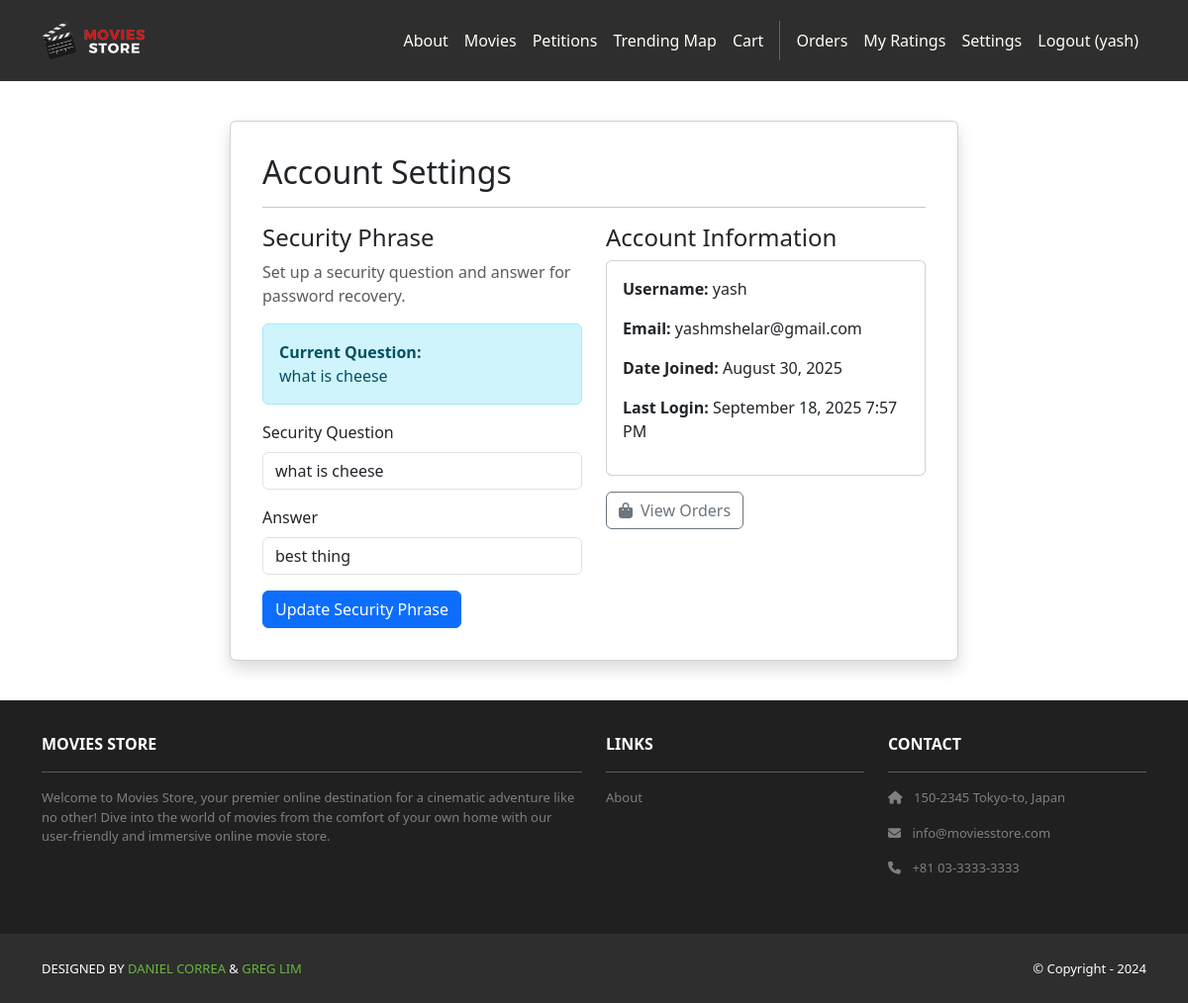
Screenshot of /accounts/settings/ (signed in) with the database file from the repository.
### accounts/models.py (models this page shows, shortened)
class SecurityPhrase(models.Model):
    user = models.OneToOneField(User, on_delete=models.CASCADE, related_name='security_phrase')
    question = models.CharField(max_length=200, validators=[MinLengthValidator(10)])
    answer = models.CharField(max_length=100, validators=[MinLengthValidator(3)])
    created_at = models.DateTimeField(auto_now_add=True)
    updated_at = models.DateTimeField(auto_now=True)
    class Meta:
        verbose_name = "Security Phrase"
        verbose_name_plural = "Security Phrases"

### accounts/views.py (the view)
# urls.py: path('settings/', views.settings, name='accounts.settings'),
@login_required
def settings(request):
    template_data = {}
    template_data['title'] = 'Account Settings'
    security_phrase, created = SecurityPhrase.objects.get_or_create(user=request.user)
    if request.method == 'POST':
        form = SecurityPhraseForm(request.POST, instance=security_phrase)
        if form.is_valid():
            form.save()
            messages.success(request, 'Security phrase updated successfully!')
            return redirect('accounts.settings')
        else:
            template_data['form'] = form
    else:
        template_data['form'] = SecurityPhraseForm(instance=security_phrase)
    template_data['security_phrase'] = security_phrase
    return render(request, 'accounts/settings.html', {'template_data': template_data})

### accounts/templates/accounts/settings.html (shortened to what this page needs)
{% extends 'base.html' %}
{% block content %}
<div class="p-3 mt-4">
  <div class="container">
    <div class="row justify-content-center">
      <div class="col-md-8">
        <div class="card shadow p-3 mb-4 rounded">
          <div class="card-body">
            <h2>Account Settings</h2>
            <hr />
            <div class="row">
              <div class="col-md-6">
                <h4>Security Phrase</h4>
                <p class="text-muted">Set up a security question and answer for password recovery.</p>
                {% if template_data.security_phrase.question %}
                  <div class="alert alert-info">
                    <strong>Current Question:</strong><br>
                    {{ template_data.security_phrase.question }}
                  </div>
                {% endif %}
                <form method="POST">
                  <div class="mb-3">
                    <label for="{{ template_data.form.question.id_for_label }}" class="form-label">
                      {{ template_data.form.question.label }}
                    </label>
                    {{ template_data.form.question }}
                  </div>
                  <div class="mb-3">
                    <label for="{{ template_data.form.answer.id_for_label }}" class="form-label">
                      {{ template_data.form.answer.label }}
                    </label>
                    {{ template_data.form.answer }}
                  </div>
                  <button type="submit" class="btn btn-primary">
                    {% if template_data.security_phrase.question %}Update{% else %}Create{% endif %} Security Phrase
                  </button>
                </form>
              </div>
              <div class="col-md-6">
                <h4>Account Information</h4>
                <div class="card">
                  <div class="card-body">
                    <p><strong>Username:</strong> {{ user.username }}</p>
                    <p><strong>Email:</strong> {{ user.email|default:"Not provided" }}</p>
                    <p><strong>Date Joined:</strong> {{ user.date_joined|date:"F d, Y" }}</p>
                    <p><strong>Last Login:</strong> {{ user.last_login|date:"F d, Y g:i A"|default:"Never" }}</p>
                  </div>
                </div>
                <div class="mt-3">
                  <a href="{% url 'accounts.orders' %}" class="btn btn-outline-secondary">
                    <i class="fas fa-shopping-bag me-2"></i>View Orders
                  </a>
                </div>
              </div>
            </div>
          </div>
        </div>
      </div>
    </div>
  </div>
</div>
{% endblock content %}

### moviesstore/templates/base.html (shortened to what this page needs)
<!DOCTYPE html>
<html>
  {% load static %}
  <head>
    <link href="https://cdn.jsdelivr.net/npm/bootstrap@5.3.3/dist/css/bootstrap.min.css" rel="stylesheet">
    <link rel="stylesheet" href="https://cdnjs.cloudflare.com/ajax/libs/font-awesome/6.1.1/css/all.min.css">
    <link rel="stylesheet" type="text/css" href="{% static 'css/style.css' %}">
  </head>
  <body>
    <nav class="p-3 navbar navbar-dark bg-dark navbar-expand-lg">
      <div class="container">
        <a class="navbar-brand" href="{% url 'home.index' %}">
          <img src="{% static 'img/logo.png' %}" alt="logo" height="40" />
        </a>
        <div class="collapse navbar-collapse" id="navbarNavAltMarkup">
          <div class="navbar-nav ms-auto navbar-ml">
            <a class="nav-link" href="{% url 'home.about' %}">About</a>
            <a class="nav-link" href="{% url 'movies.index' %}">Movies</a>
            <a class="nav-link" href="{% url 'petitions.index' %}">Petitions</a>
            <a class="nav-link" href="{% url 'geographic:trending_map' %}">Trending Map</a>
            <a class="nav-link" href="{% url 'cart.index' %}">Cart</a>
            {% if user.is_authenticated %}
            <a class="nav-link" href="{% url 'accounts.orders' %}">Orders</a>
            <a class="nav-link" href="{% url 'ratings:my_ratings' %}">My Ratings</a>
            <a class="nav-link" href="{% url 'accounts.settings' %}">Settings</a>
            <a class="nav-link" href="{% url 'accounts.logout' %}">Logout ({{ user.username }})</a>
            {% else %}
            <a class="nav-link" href="{% url 'accounts.login' %}">Login</a>
            <a class="nav-link" href="{% url 'accounts.signup' %}">Sign Up</a>
            {% endif %}
          </div>
        </div>
      </div>
    </nav>
    <div>
      {% block content %}
      {% endblock content %}
    </div>
    <section class="p-3 ms-footer d-none d-md-block">
      <div class="container">
        <div class="row mt-3 text-white">
          <div class="col-md-6 col-lg-6 col-xl-6 mx-auto mb-4">
            <b>MOVIES STORE</b>
            <hr />
            <p>Welcome to Movies Store, your premier online destination for a cinematic
              adventure like no other! Dive into the world of movies from the comfort of your own home with our user-friendly
              and immersive online movie store.</p>
          </div>
          <div class="col-md-3 col-lg-3 col-xl-3 mx-auto mb-4">
            <b>LINKS</b>
            <hr />
            <p><a class="nav-link" href="{% url 'home.about' %}">About</a></p>
          </div>
          <div class="col-md-3 col-lg-3 col-xl-3 mx-auto mb-4">
            <b>CONTACT</b>
            <hr />
            <p><i class="fas fa-home me-2"></i> 150-2345 Tokyo-to, Japan</p>
            <p><i class="fas fa-envelope me-2"></i> info@moviesstore.com</p>
            <p><i class="fas fa-phone me-2"></i> +81 03-3333-3333</p>
          </div>
        </div>
      </div>
    </section>
    <section class="p-3 ms-footer-bottom bg-dark">
      <div class="container d-flex justify-content-between">
        <div class="me-5 text-white">
          <span>DESIGNED BY <a href="https://www.x.com/danielgarax" target="_blank">DANIEL CORREA</a> &
            <a href="https://www.x.com/greglim81" target="_blank">GREG LIM</a>
          </span>
        </div>
        <div class="text-white">
          <span>© Copyright - 2024</span>
        </div>
      </div>
    </section>
  </body>
</html>

### moviesstore/static/css/style.css (style rules this page uses)
.navbar a.nav-link { color: #FFFEF6 !important; }
.bg-dark { background-color: #2E2E2E !important; }
.ms-footer { background-color: #202020; }
.ms-footer p { color: #7F7F7F; font-size: 13px; }
.ms-footer-bottom span { font-size: 13px; line-height: 38px; }
.ms-footer-bottom a { color: #6ab43e; text-decoration: none; }

### rows the page displays
SecurityPhrase: security_phrase.question "what is cheese", question "what is cheese", answer "best thing"

### other values shown
{{ user.username }} "yash"
{{ template_data.form.question.label }} "Security Question"
{{ template_data.form.answer.label }} "Answer"
{{ user.email|default:"Not provided" }} "yashmshelar@gmail.com"
{{ user.date_joined|date:"F d, Y" }} "August 30, 2025"
{{ user.last_login|date:"F d, Y g:i A"|default:"Never" }} "September 18, 2025 7:57 PM"
